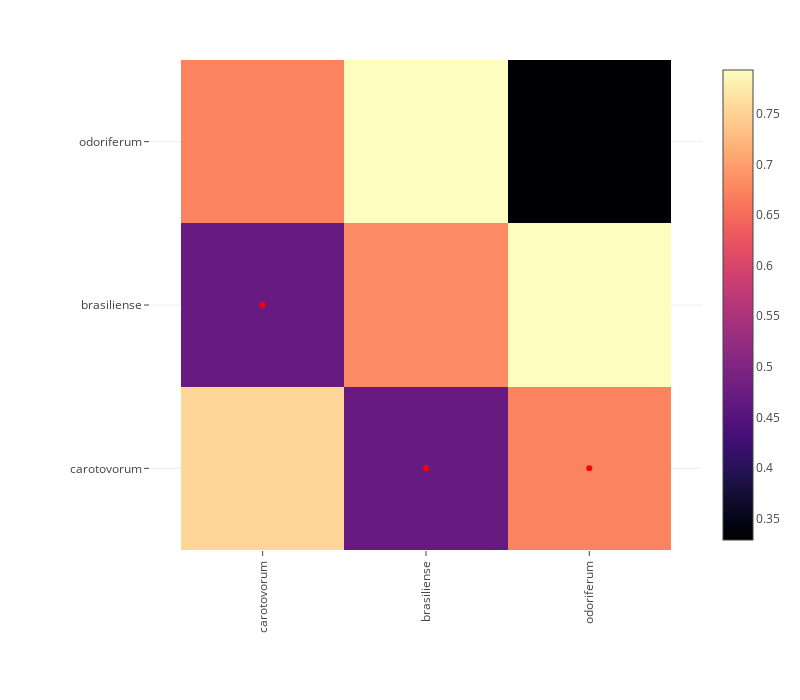

Notebook cell for this chart:
### Code cell
include("fix-component-base.jl");

### Figure 1 — Plotly figure (JSON) as saved in the notebook; plotly's stock layout.template omitted (floating-point values rounded to 4 significant figures; data arrays with more than 128 entries replaced by an {"elided": "..."} marker saying what was removed)
{"data": [{"colorscale": {"elided": "256x2 mixed values"}, "type": "heatmap", "x": ["carotovorum", "brasiliense", "odoriferum"], "y": ["carotovorum", "brasiliense", "odoriferum"], "z": [[0.7538, 0.4707, 0.6731], [0.4707, 0.6802, 0.7932], [0.6731, 0.7932, 0.3289]]}, {"hoverinfo": "skip", "marker": {"color": "red"}, "mode": "markers", "type": "scatter", "x": ["brasiliense", "odoriferum", "carotovorum"], "y": ["carotovorum", "carotovorum", "brasiliense"]}], "layout": {"height": 700, "margin": {"b": 150, "l": 150, "r": 50, "t": 60}, "width": 800, "xaxis": {"autorange": true, "domain": [0, 1], "range": [-0.6898, 2.69], "scaleanchor": "y", "tickangle": -90, "type": "category"}, "yaxis": {"autorange": true, "domain": [0, 1], "range": [-0.5, 2.5], "type": "category"}}}
